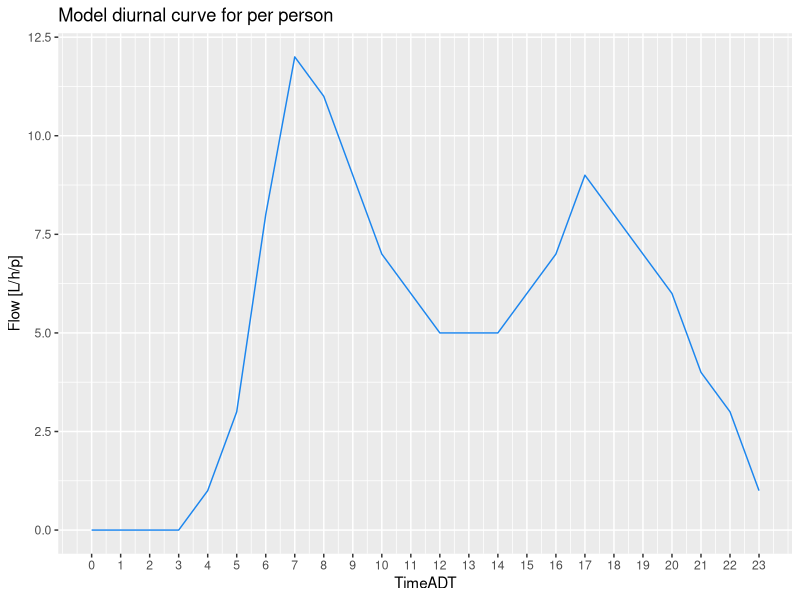
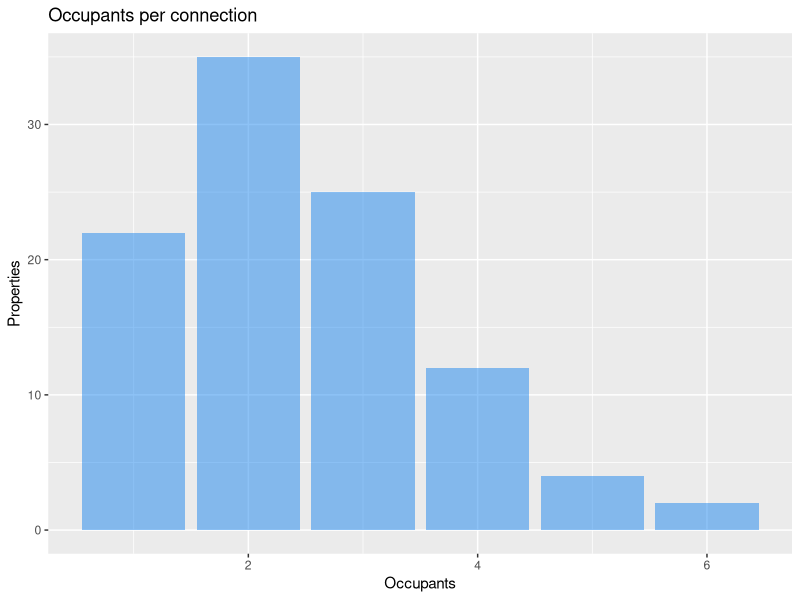
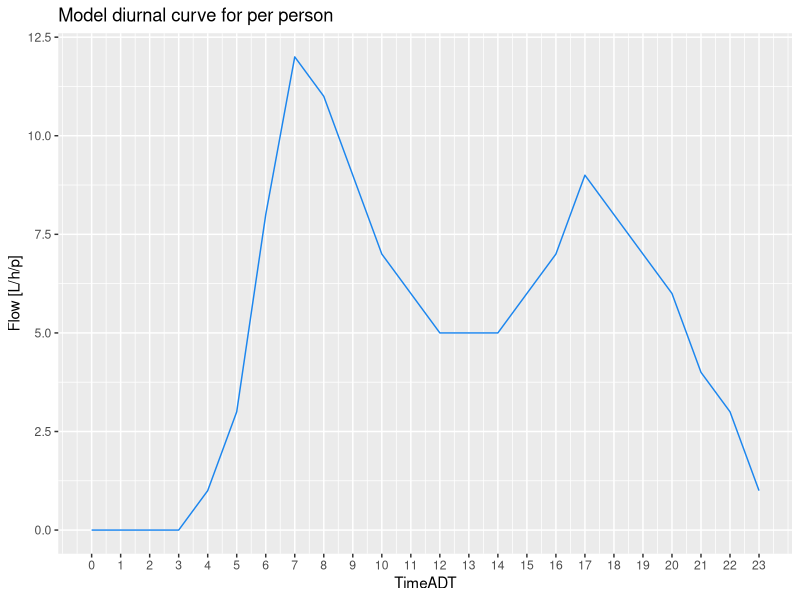
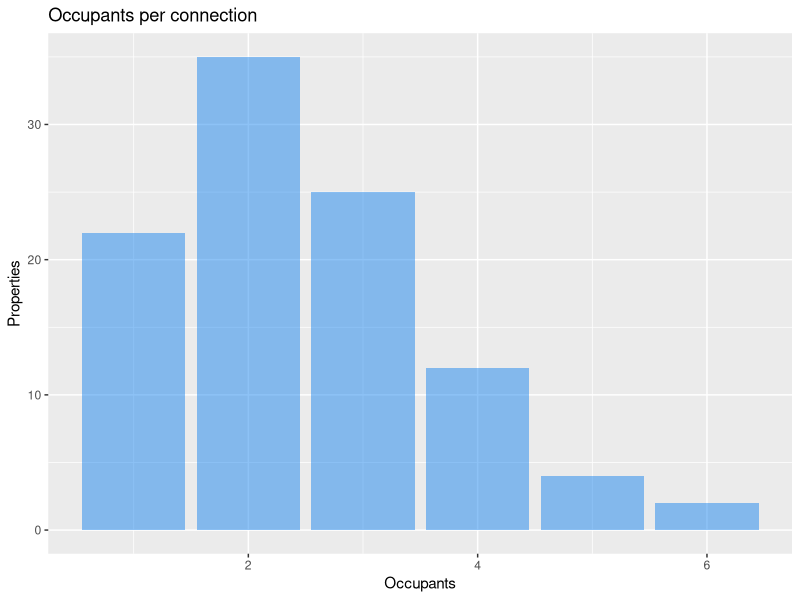

Here is the R script that generated these plots, in order: (Note: this script raises an error after producing the figures.)
## Digital Metering Simulation

## Libraries
library(tidyverse)

## Boundary conditions
n <- 100 # Number of simulated meters
d <- 366 # Number of days to simulate
s <- as.POSIXct("2069-12-09", tz = "UTC") # Start of simulation

set.seed(1969) # Seed random number generator for reproducibility
rtu <- paste0("RTU", sample(1E6:2E6, n, replace = FALSE)) # 6-digit id
offset <- sample(0:3599, n, replace = TRUE) # Unique Random offset for each RTU

## Generic Diurnal Curve
diurnal <- tibble(TimeADT = 0:23,
                  Flow = round(c(1.36, 1.085, 0.98, 1.05, 1.58, 3.87,
                                 9.37, 13.3, 12.1, 10.3, 8.44, 7.04,
                                 6.11, 5.68, 5.58, 6.67, 8.32, 10.0,
                                 9.37, 7.73, 6.59, 5.18, 3.55, 2.11)) - 1)

ggplot(diurnal, aes(TimeADT, Flow)) + 
    geom_line(col = "dodgerblue2") +
    scale_x_continuous(breaks = 0:23) + ylab("Flow [L/h/p]") + 
    ggtitle("Model diurnal curve for per person")
ggsave("manuscript/resources/model-diurnal.png", dpi = 300)

## Occupants
set.seed(123)
occupants <- rpois(n, 1.5) + 1 # Number of occupants per connection
as.tibble(occupants) %>%
  ggplot(aes(occupants)) + geom_bar(fill = "dodgerblue2", alpha = 0.5) + 
  xlab("Occupants") + ylab("Properties") + ggtitle("Occupants per connection")
ggsave("manuscript/resources/occupants.png", dpi = 300)

# Leak simulation
set.seed(456)
leaks <- rbinom(n, 1, prob = .1) * sample(10:50, n, replace = TRUE)
tibble(DevEUI = rtu, Leak = leaks) %>%
    filter(Leak > 0)

# Digital metering data simulation
sim <- matrix(ncol = 3, nrow = 24 * n * d)
colnames(sim) <- c("DevEUI", "TimeStampAST", "Count")

for (i in 1:n) {
    r <- ((i - 1) * 24 * d + 1):(i * 24 * d)
    sim[r, 1] <- rep(rtu[i], each = (24 * d))
    sim[r, 2] <- seq.POSIXt(s, by = "hour", length.out = 24 * d) + offset[i]
    sim[r, 3] <- round(cumsum((rep(diurnal$Flow * occupants[i], d) + leaks[i]) *
                                      runif(24 * d, 0.9, 1.1) / 5))
} 

meter_reads <- as.tibble(meter_reads) %>% 
    mutate(TimeStampAST = as.numeric(TimeStampAST),
        TimeStampAST = as.POSIXct(TimeStampAST, origin = "1970-01-01", tz ="UTC"))

## MISSING DATA POINTS

## Initialise temp variable
meter_reads <- mutate(meter_reads, remove = 0)

## Define faulty RTUs (2% of fleet)
set.seed(123)
faulty <- rtu[rbinom(n, 1, prob = 0.02) == 1]
meter_reads$remove[meter_reads$DevEUI %in% faulty] <- rbinom(sum(meter_reads$DevEUI %in% faulty), 1, prob = .95)

## Data loss
missing <- sample(1:(nrow(meter_reads) - 5), 0.01 * nrow(meter_reads))
for (m in missing){
  meter_reads[m:(m + sample(1:5, 1)), "remove"] <- 1
}

## Remove data points
meter_reads <- filter(meter_reads, remove == 0) %>%
  select(-remove)

## Store data
write.csv(meter_reads, "Hydroinformatics/DigitalMetering/meter_reads.csv", row.names = FALSE)

## Visualise
filter(meter_reads, DevEUI %in% rtu[2]) %>%
  mutate(TimeStampAEST = as.POSIXct(format(TimeStampUTC, 
                                           tz = "Australia/Melbourne"))) %>%
  filter(TimeStampAEST >= as.POSIXct("2020-02-06") & 
         TimeStampAEST <= as.POSIXct("2020-02-08")) %>%
  arrange(DevEUI, TimeStampAEST) %>% 
  ggplot(aes(x = TimeStampAEST, y = Count, colour = factor(DevEUI)))  + 
    geom_line() + geom_point() 

ggsave("Hydroinformatics/DigitalMetering/consumption.png", dpi = 300)



